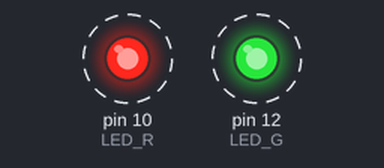
Recording of a sketch running on a simulated Arduino Uno, built with avr-gcc and run on an emulated ATmega328P. Shown: output pins drawn as LEDs (lit = HIGH). Dashed ring = blinking.

Above: at 0.5 s.
Timing chart, 0 to 4.6 s (numbered marks = the images above):
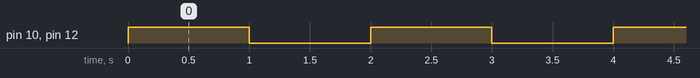

Measured:
- by itself, pin 10 (LED_R), pin 12 (LED_G): alternates HIGH for 1.0 s and LOW for 1.0 s

The sketch:

1_1_light_led.ino
```cpp
/*****************************************************

 * This code applies to Cokoino Arduino Timer Alarm&Watering DIY Kit
 * Through this link you can download the source code:
 * https://github.com/Cokoino/CKK0021
 * Company web site:
 * http://www.cokoino.com/

*****************************************************/
#define LED_R 10  //Connect the signal pin of the red LED module to the D11 pin of the Arduino UNO
#define LED_G 12  //Connect the signal pin of the green LED module to the D12 pin of the Arduino UNO

void setup() {
  pinMode(LED_R,OUTPUT);  //Define siganl pins D11 and D12 of Arduino UNO as output mode
  pinMode(LED_G,OUTPUT);  //Define siganl pins D11 and D12 of Arduino UNO as output mode
}
void loop() {
digitalWrite(LED_R,HIGH);//turn on red LED
digitalWrite(LED_G,HIGH);//turn on green LED
delay(1000);
digitalWrite(LED_R,LOW);//turn off red LED
digitalWrite(LED_G,LOW);//turn off green LED
delay(1000);
}
```
